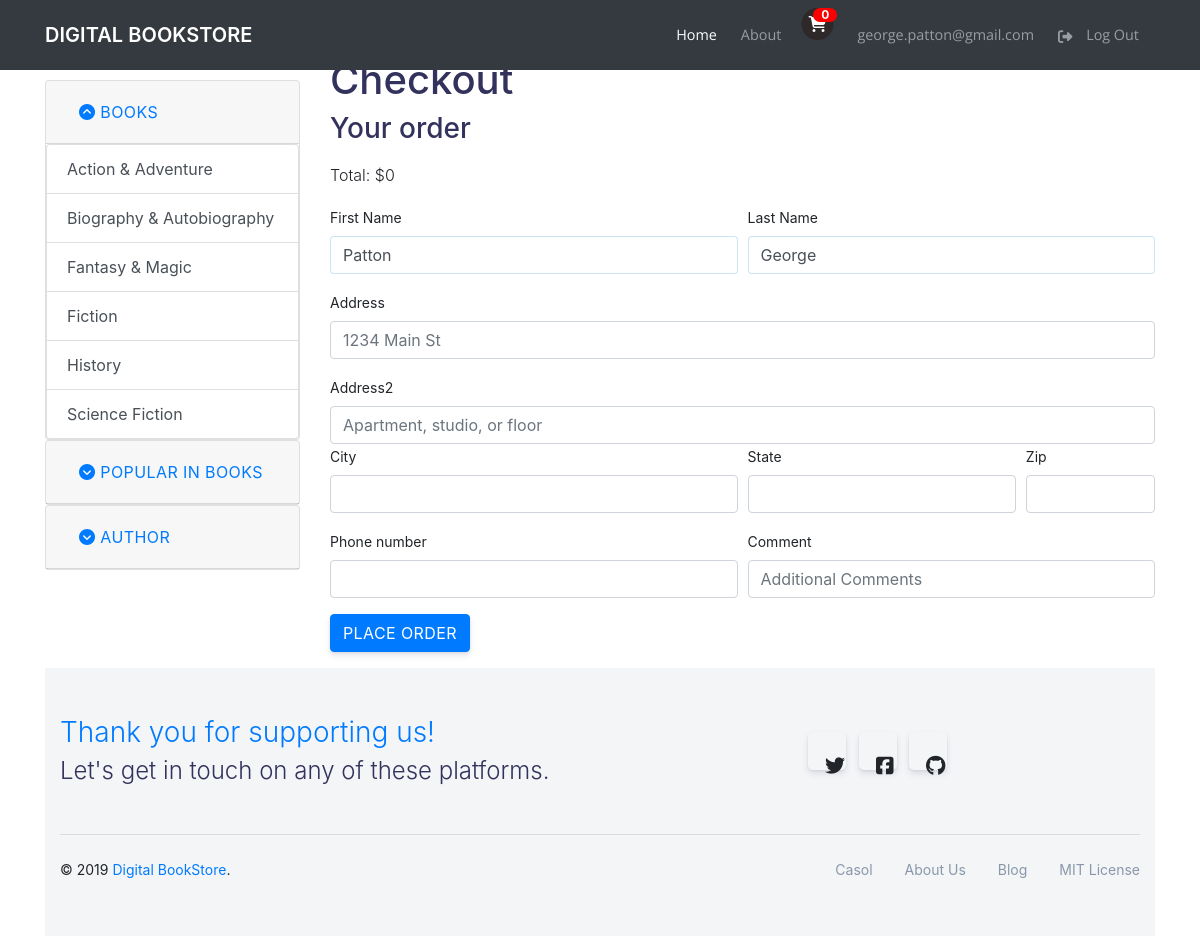
/orders/create/ (signed in), run on the app's committed database.
### users/models.py (models this page shows, shortened)
class User(AbstractBaseUser, PermissionsMixin):
    email = models.EmailField(max_length=150, unique=True, error_messages={
        'unique': ("A user with that username already exists."),
        },)
    first_name = models.CharField(max_length=30, blank=True)
    last_name = models.CharField(max_length=30, blank=True)
    date_joined = models.DateTimeField(default=timezone.now)
    is_active = models.BooleanField(default=True, help_text=(
        'Designates whether this user should be treated as active. '
        'Unselect this instead of deleting accounts.'
        ),)
    is_staff = models.BooleanField(default=False)
    is_superuser = models.BooleanField(default=False)
    objects = UserManager()
    USERNAME_FIELD = 'email'
    REQUIRED_FIELDS = []
    EMAIL_FIELD = 'email'
    class Meta:
        verbose_name = ('user')
        verbose_name_plural = ('users')
    def __str__(self):
        return self.email

### catalog/models.py (models this page shows)
class Genre(models.Model):
    category = models.CharField(max_length=200, help_text='Enter a book genre')
    slug = models.SlugField(max_length=200, help_text='A slug is a short label, used in URLs')
    class Meta:
        ordering = ['category']
    def __str__(self):
        return self.category

### orders/views.py (the view)
# urls.py: path('create/', views.order_create, name='order_create'),
@login_required
def order_create(request):
    cart = Cart(request)
    user = User.objects.get(email=request.user)
    data = {'order_first_name': user.first_name,
            'order_last_name': user.last_name}
    if request.method == 'POST':
        form = OrderCreateForm(request.POST, initial=data)
        if form.is_valid():
            order = form.save(commit=False)
            order.user = user
            order = form.save()
            for book in cart:
                OrederBook.objects.create(order=order,
                                          book=book['book'],
                                          price=book['price'],
                                          quantity=book['quantity'])
            cart.clear()
            return render(request, 'orders/order/created.html',
                          {'order': order})
    else:
        form = OrderCreateForm(initial=data)
    return render(request, 'orders/order/create.html',
                  {'cart':cart, 'form':form})

### orders/forms.py
class OrderCreateForm(forms.ModelForm):
    class Meta:
        model = Order
        exclude = ["user"]
        fields = ['order_first_name', 'order_last_name',
                 'address', 'address2', 'postal_code', 'city',
                 'state', 'phone_number', 'comment']
        labels = {
            'order_first_name': 'First Name',
            'order_last_name': 'Last Name',
            'postal_code': 'Zip'
            }

### cart/cart.py (called while the page is built)
    def __len__(self):
        return sum(item['quantity'] for item in self.cart.values())

    def get_total_price(self):
        return sum(Decimal(item['price']) * item['quantity'] for item in
        self.cart.values())

### cart/context_processors.py (called while the page is built)
def cart(request):
    return {'cart': Cart(request)}

### catalog/models.py (called while the page is built)
    def get_absolute_url(self):
        return reverse('catalog:author_detail', args=[str(self.id), self.slug])

    def __str__(self):
        return f'{self.first_name} {self.last_name}'

### catalog/templatetags/sidebar_tags.py (called while the page is built)
@register.inclusion_tag('catalog/sidebar.html')
def sidebar():
    genres = Genre.objects.all()
    authors = Author.objects.all()
    return {'genres': genres,
            'authors':authors}

### orders/templates/orders/order/create.html (shortened to what this page needs)
{% extends "catalog/home.html" %}
{% load widget_tweaks %}
{% block content %}
<div class="col-lg-9">
    <h1>Checkout</h1>
        <div class="order-info">
        <h3>Your order</h3>
        <p>Total: ${{ cart.get_total_price }}</p>
        </div>
    <form action="." method="post">
        <div class="form-row">
        <div class="form-group col-md-6">
            <label for="{{form.order_first_name.name}}">{{form.order_first_name.label}}</label>
            {{form.order_first_name|add_class:'form-control'|attr:"placeholder:First Name"}}
        </div>
        <div class="form-group col-md-6">
            <label for="{{form.order_last_name.name}}">{{form.order_last_name.label}}</label>
            {{form.order_last_name|add_class:'form-control'|attr:"placeholder:Last Name"}}
        </div>
        </div>
        <div class="form-group">
                <label for="{{form.address.name}}">{{form.address.label}}</label>
                {{form.address|add_class:'form-control'|attr:"placeholder:1234 Main St"}}
        </div>
        <div class="form-group">
                <label for="{{form.address2.name}}">{{form.address2.label}}</label>
                {{form.address2|add_class:'form-control'|attr:"placeholder:Apartment, studio, or floor"}}
        <div class="form-row">
        <div class="form-group col-md-6">
                <label for="{{form.city.name}}">{{form.city.label}}</label>
                {{form.city|add_class:'form-control'}}
        </div>
        <div class="form-group col-md-4">
                <label for="{{form.state.name}}">{{form.state.label}}</label>
                {{form.state|add_class:'form-control'}}
        </div>
        <div class="form-group col-md-2">
                <label for="{{form.postal_code.name}}">{{form.postal_code.label}}</label>
                {{form.postal_code|add_class:'form-control'}}
        </div>
        </div>
        <div class="form-row">
                <div class="form-group col-md-6">
                <label for="{{form.phone_number.name}}">{{form.phone_number.label}}</label>
                {{form.phone_number|add_class:'form-control'}}
                </div>
                <div class="form-group col-md-6">
                <label for="{{form.comment.name}}">{{form.comment.label}}</label>
                {{form.comment|add_class:'form-control'|attr:"placeholder:Additional Comments"}}
                </div>
            </div>
        <button type="submit" class="btn btn-primary">Place order</button>
    </form>
</div>
{% endblock %}

### catalog/templates/catalog/top_navigation.html (shortened to what this page needs)
  <nav class="navbar navbar-expand-lg navbar-dark bg-dark fixed-top">
    <div class="container">
      <a class="navbar-brand" href="{% url "catalog:home"  %}">Digital BookStore</a>
      <div class="collapse navbar-collapse" id="navbarResponsive">
        <ul class="navbar-nav ml-auto">
          <li class="nav-item active">
            <a class="nav-link" href="#">Home
            </a>
          </li>
          <li class="nav-item">
            <a class="nav-link" href="#">About</a>
          </li>
          {% with total_items=cart|length %}
          <li class="nav-item">
            <a href="{% url "cart:cart_detail" %}"><span class="fa-stack fa-1x has-badge" data-count="{{ total_items }}">
              <i class="fa fa-circle fa-stack-2x"></i>
              <i class="fa fa-shopping-cart fa-stack-1x fa-inverse"></i>
            </span></a>
          </li>
          {% endwith %}
          <li class="nav-item dropdown">
            <a href="#" class="nav-link" data-toggle="dropdown" role="button">
              <span class="nav-link-inner--text">{{ user.email }}</span>
            </a>
          </li>
          {% if user.is_authenticated %}
          <li class="nav-item">
            <a class="nav-link" href="{% url 'account_logout' %}"><i class="fas fa-sign-out-alt"></i> Log Out</a>
          </li>
          {% endif %}
        </ul>
      </div>
    </div>
  </nav>

### catalog/templates/catalog/sidebar.html (shortened to what this page needs)
<div class="col-lg-3">
        <div id="accordion">
            <div class="card">
            <div class="card-header" id="headingOne">
                <h5 class="mb-0">
                <button class="btn btn-link" data-toggle="collapse" data-target="#collapseOne" aria-expanded="true" aria-controls="collapseOne">               <i class="fa" aria-hidden="true"></i>
                    Books
                </button>
                </h5>
            </div>
            <div id="collapseOne" class="collapse show" aria-labelledby="headingOne" data-parent="#accordion">
                    <div class="list-group">
                        {% for genre in genres %}
                        <a href="#" class="list-group-item list-group-item-action">{{genre}}</a>
                        {% endfor %}
                    </div>
            </div>
            </div>
            <div class="card">
            <div class="card-header" id="headingTwo">
                <h5 class="mb-0">
                <button class="btn btn-link collapsed" data-toggle="collapse" data-target="#collapseTwo" aria-expanded="false" aria-controls="collapseTwo">
                    <i class="fa" aria-hidden="true"></i>
                    Popular in Books
                </button>
                </h5>
            </div>
            </div>
            <div class="card">
            <div class="card-header" id="headingThree">
                <h5 class="mb-0">
                <button class="btn btn-link collapsed" data-toggle="collapse" data-target="#collapseThree" aria-expanded="false" aria-controls="collapseThree">
                    <i class="fa" aria-hidden="true"></i>
                    Author
                </button>
                </h5>
            </div>
            </div>
        </div>
</div>

### catalog/static/css/shop-homepage.css (style rules this page uses)
body { padding-top: 56px; }
label { font-size: .875rem; }
.fa-stack[data-count]:after { position:absolute; right:0%; top:0%; content: attr(data-count); font-size:12px; padding:.2em; border-radius:999px; line-height:.75em; color: rgb(255, 255, 255); color:rgb(255, 255, 255); text-align:center; min-width:2em; font-weight:bold; background: rgb(252, 0, 0); }
.fa-circle { color:rgb(46, 40, 40); }
[data-toggle="collapse"] .fa:before { content: "\f139"; }
[data-toggle="collapse"].collapsed .fa:before { content: "\f13a"; }

### data on the page
User: email "george.patton@gmail.com"
Genre: category "Action & Adventure"
Genre: category "Biography & Autobiography"
Genre: category "Fantasy & Magic"
Genre: category "Fiction"
Genre: category "History"
Genre: category "Science Fiction"

### other printed values
{{ cart.get_total_price }} "0"
